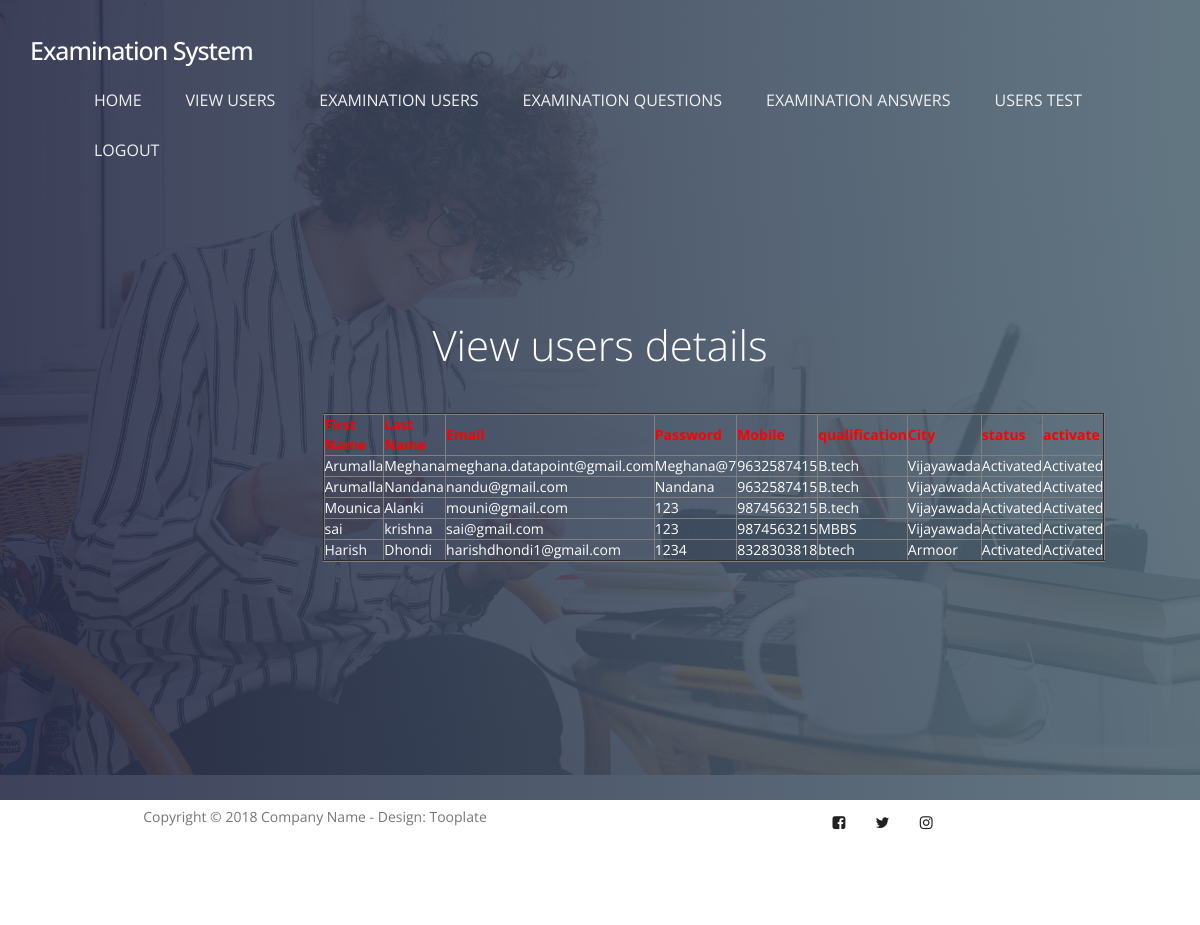
/viewuserdata/, run on the app's committed database.
### user/models.py (models this page shows, shortened)
class user(models.Model):
    firstname = models.CharField(max_length=50)
    lastname = models.CharField(max_length=50)
    email = models.EmailField()
    passwd = models.CharField(max_length=40)
    mobileno = models.CharField(max_length=50, default="", editable=True)
    qualification = models.CharField(max_length=40)
    city = models.CharField(max_length=50)
    status = models.CharField(max_length=40,default="", editable=True)
    class Meta:
        db_table='userregister'

### ExaminationSystem/views.py (the view)
# urls.py: path('viewuserdata/', ExaminationSystem.viewuserdata, name='viewuserdata'),
def viewuserdata(request):
    object = user.objects.all()
    return render(request,"admin/viewuserdata.html",{"object":object})

### assets/templates/admin/viewuserdata.html
{% extends 'adminbase.html' %}
{% load static %}
{% block contents %}
<section id="home" data-stellar-background-ratio="0.5">
          <div class="overlay"></div>
          <div class="container">
               <div class="row">
                    <div class="col-md-offset-3 col-md-6 col-sm-12">
                         <div class="home-info">
                              <h1 style="color:white">View users details </h1>
                            <center><table border="2px solid blue" align="center">
                                  <tr><th style="color:red">First Name</th>
                                    <th style="color:red">Last Name</th>
                                    <th style="color:red">Email</th>
                                    <th style="color:red">Password</th>
                                    <th style="color:red">Mobile</th>
                                    <th style="color:red">qualification</th>
                                    <th style="color:red">City</th>
                                    <th style="color:red">status</th>
                                    <th style="color:red">activate</th>
                                  </tr>
                              {% for x in object %}
                                  <tr style="color:white">
                                    <td>{{x.firstname}}</td>
                                    <td>{{x.lastname}}</td>
                                    <td>{{x.email}}</td>
                                    <td>{{x.passwd}}</td>
                                    <td>{{x.mobileno}}</td>
                                    <td>{{x.qualification}}</td>
                                    <td>{{x.city}}</td>
                                    <td>{{x.status}}</td>
                                    {% if x.status == 'waiting' %}
                                      <td> <a href="/activateuser/?pid={{ x.id }}" >Activate</a></td>
                                    {% else %}
                                            <td> Activated</td>
                                            {% endif %}
                                     </tr>
                                    {% endfor %}
                            </table></center>
                         </div>
                    </div>
               </div>
          </div>
     </section>
{% endblock %}

### assets/static/css/tooplate-style.css (style rules this page uses)
body { font-family: 'Open Sans', sans-serif; overflow-x: hidden; background: #f9f9f9; }
h1,h2,h3,h4,h5,h6 { font-weight: 300; line-height: normal; }
h1 { font-size: 3em; }
html { -webkit-font-smoothing: antialiased; }
section { position: relative; padding: 100px 0; }
.overlay { background: #536976; background: -webkit-linear-gradient(to right, #292E49, #536976); background: linear-gradient(to right, #292E49, #536976); opacity: 0.9; position: absolute; top: 0; right: 0; bottom: 0; left: 0; width: 100%; height: 100%; }
#home { background: url('../images/home-bg.jpg') no-repeat center center; background-size: cover; vertical-align: middle; display: -webkit-box; display: -webkit-flex; display: -ms-flexbox; display: flex; -webkit-box-align: center; -webkit-align-items: center; -ms-flex-align: center; align-items: center; min-height: 100vh; position: relative; padding-top: 12em; text-align: center; }
#home h1 { color: #ffffff; margin-top: 10px; margin-bottom: 40px; }
.home-info { margin-top: 7em; }
@media only screen and (max-width: 1200px) { .home-info { margin-top: 0; } }

### data on the page
user: firstname "Arumalla", lastname "Meghana", email "meghana.datapoint@gmail.com", passwd "Meghana@7", mobileno "9632587415", qualification "B.tech", city "Vijayawada", status "Activated"
user: firstname "Arumalla", lastname "Nandana", email "nandu@gmail.com", passwd "Nandana", mobileno "9632587415", qualification "B.tech", city "Vijayawada", status "Activated"
user: firstname "Mounica", lastname "Alanki", email "mouni@gmail.com", passwd "123", mobileno "9874563215", qualification "B.tech", city "Vijayawada", status "Activated"
user: firstname "sai", lastname "krishna", email "sai@gmail.com", passwd "123", mobileno "9874563215", qualification "MBBS", city "Vijayawada", status "Activated"
user: firstname "Harish", lastname "Dhondi", email "harishdhondi1@gmail.com", passwd "1234", mobileno "8328303818", qualification "btech", city "Armoor", status "Activated"
